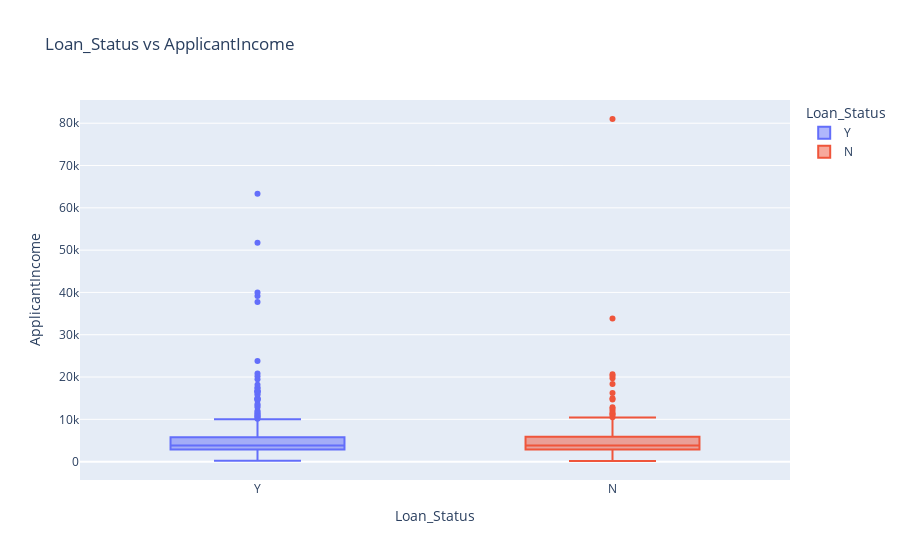

Notebook cell for this chart:
### Markdown cell above
1. Relationship between the income of the loan applicant and the loan status:

### Code cell
fig_income = px.box(df, x='Loan_Status', 
                    y='ApplicantIncome',
                    color="Loan_Status", 
                    title='Loan_Status vs ApplicantIncome')
fig_income.show()

### Figure 1 — Plotly figure (JSON) as saved in the notebook; plotly's stock layout.template omitted (floating-point values rounded to 4 significant figures; data arrays with more than 128 entries replaced by an {"elided": "..."} marker saying what was removed)
{"data": [{"alignmentgroup": "True", "hovertemplate": "Loan_Status=%{x}<br>ApplicantIncome=%{y}<extra></extra>", "legendgroup": "Y", "marker": {"color": "#636efa"}, "name": "Y", "notched": false, "offsetgroup": "Y", "orientation": "v", "showlegend": true, "type": "box", "x": {"elided": "422 str values"}, "x0": " ", "xaxis": "x", "y": {"elided": "422 int values"}, "y0": " ", "yaxis": "y"}, {"alignmentgroup": "True", "hovertemplate": "Loan_Status=%{x}<br>ApplicantIncome=%{y}<extra></extra>", "legendgroup": "N", "marker": {"color": "#EF553B"}, "name": "N", "notched": false, "offsetgroup": "N", "orientation": "v", "showlegend": true, "type": "box", "x": {"elided": "192 str values"}, "x0": " ", "xaxis": "x", "y": {"elided": "192 int values"}, "y0": " ", "yaxis": "y"}], "layout": {"boxmode": "overlay", "legend": {"title": {"text": "Loan_Status"}, "tracegroupgap": 0}, "title": {"text": "Loan_Status vs ApplicantIncome"}, "xaxis": {"anchor": "y", "categoryarray": ["Y", "N"], "categoryorder": "array", "domain": [0, 1], "title": {"text": "Loan_Status"}}, "yaxis": {"anchor": "x", "domain": [0, 1], "title": {"text": "ApplicantIncome"}}}}
